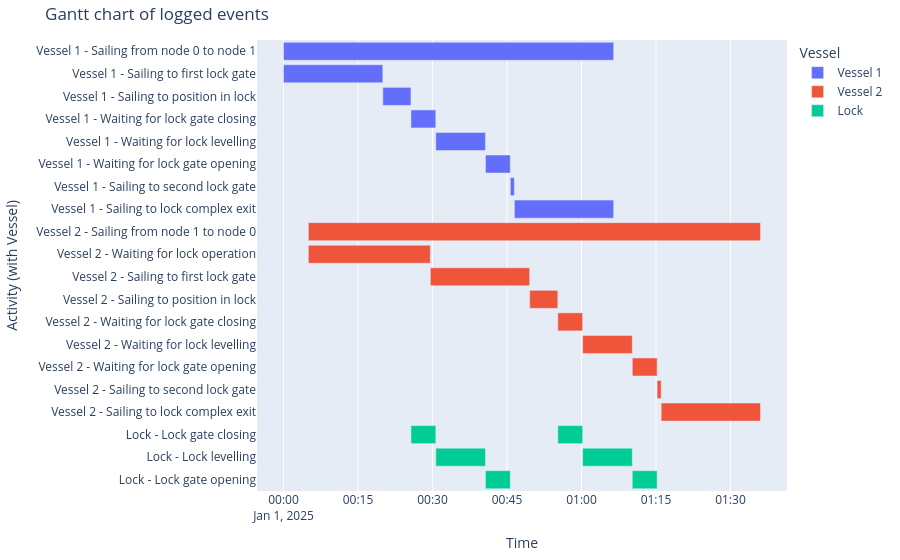

Here is the notebook cell this chart was saved with:
### Markdown cell above
##### Gantt chart
We confirm the vessel-infrastructure behaviour.

### Code cell
# eventtable for only vessels,
df_eventtable = opentnsim.core.logutils.logbook2eventtable([vessel_1, vessel_2, lock_chamber])
generate_vessel_gantt_chart(df_eventtable)

### Figure 1 — Plotly figure (JSON) as saved in the notebook; plotly's stock layout.template omitted (floating-point values rounded to 4 significant figures)
{"data": [{"base": ["2025-01-01T00:00:00.000000000", "2025-01-01T00:00:00.000000000", "2025-01-01T00:20:00.000000000", "2025-01-01T00:25:40.000000000", "2025-01-01T00:30:40.000000000", "2025-01-01T00:40:40.000000000", "2025-01-01T00:45:40.000000000", "2025-01-01T00:46:29.000000000"], "hovertemplate": "object name=Vessel 1<br>start time=%{base}<br>stop time=%{x}<br>activity label=%{y}<extra></extra>", "legendgroup": "Vessel 1", "marker": {"color": "#636efa", "pattern": {"shape": ""}}, "name": "Vessel 1", "orientation": "h", "showlegend": true, "textposition": "auto", "type": "bar", "x": [3989000, 1200000, 340000, 300000, 600000, 300000, 49000, 1200000], "xaxis": "x", "y": ["Vessel 1 - Sailing from node 0 to node 1", "Vessel 1 - Sailing to first lock gate", "Vessel 1 - Sailing to position in lock", "Vessel 1 - Waiting for lock gate closing", "Vessel 1 - Waiting for lock levelling", "Vessel 1 - Waiting for lock gate opening", "Vessel 1 - Sailing to second lock gate", "Vessel 1 - Sailing to lock complex exit"], "yaxis": "y"}, {"base": ["2025-01-01T00:05:00.000000000", "2025-01-01T00:05:00.000000000", "2025-01-01T00:29:34.000000000", "2025-01-01T00:49:34.000000000", "2025-01-01T00:55:14.000000000", "2025-01-01T01:00:14.000000000", "2025-01-01T01:10:14.000000000", "2025-01-01T01:15:14.000000000", "2025-01-01T01:16:03.000000000"], "hovertemplate": "object name=Vessel 2<br>start time=%{base}<br>stop time=%{x}<br>activity label=%{y}<extra></extra>", "legendgroup": "Vessel 2", "marker": {"color": "#EF553B", "pattern": {"shape": ""}}, "name": "Vessel 2", "orientation": "h", "showlegend": true, "textposition": "auto", "type": "bar", "x": [5463000, 1474000, 1200000, 340000, 300000, 600000, 300000, 49000, 1200000], "xaxis": "x", "y": ["Vessel 2 - Sailing from node 1 to node 0", "Vessel 2 - Waiting for lock operation", "Vessel 2 - Sailing to first lock gate", "Vessel 2 - Sailing to position in lock", "Vessel 2 - Waiting for lock gate closing", "Vessel 2 - Waiting for lock levelling", "Vessel 2 - Waiting for lock gate opening", "Vessel 2 - Sailing to second lock gate", "Vessel 2 - Sailing to lock complex exit"], "yaxis": "y"}, {"base": ["2025-01-01T00:25:40.000000000", "2025-01-01T00:30:40.000000000", "2025-01-01T00:40:40.000000000", "2025-01-01T00:55:14.000000000", "2025-01-01T01:00:14.000000000", "2025-01-01T01:10:14.000000000"], "hovertemplate": "object name=Lock<br>start time=%{base}<br>stop time=%{x}<br>activity label=%{y}<extra></extra>", "legendgroup": "Lock", "marker": {"color": "#00cc96", "pattern": {"shape": ""}}, "name": "Lock", "orientation": "h", "showlegend": true, "textposition": "auto", "type": "bar", "x": [300000, 600000, 300000, 300000, 600000, 300000], "xaxis": "x", "y": ["Lock - Lock gate closing", "Lock - Lock levelling", "Lock - Lock gate opening", "Lock - Lock gate closing", "Lock - Lock levelling", "Lock - Lock gate opening"], "yaxis": "y"}], "layout": {"barmode": "overlay", "legend": {"title": {"text": "Vessel"}, "tracegroupgap": 0}, "margin": {"b": 20, "l": 20, "r": 20, "t": 40}, "title": {"text": "Gantt chart of logged events"}, "xaxis": {"anchor": "y", "domain": [0, 1], "title": {"text": "Time"}, "type": "date"}, "yaxis": {"anchor": "x", "autorange": "reversed", "domain": [0, 1], "title": {"text": "Activity (with Vessel)"}}}}
